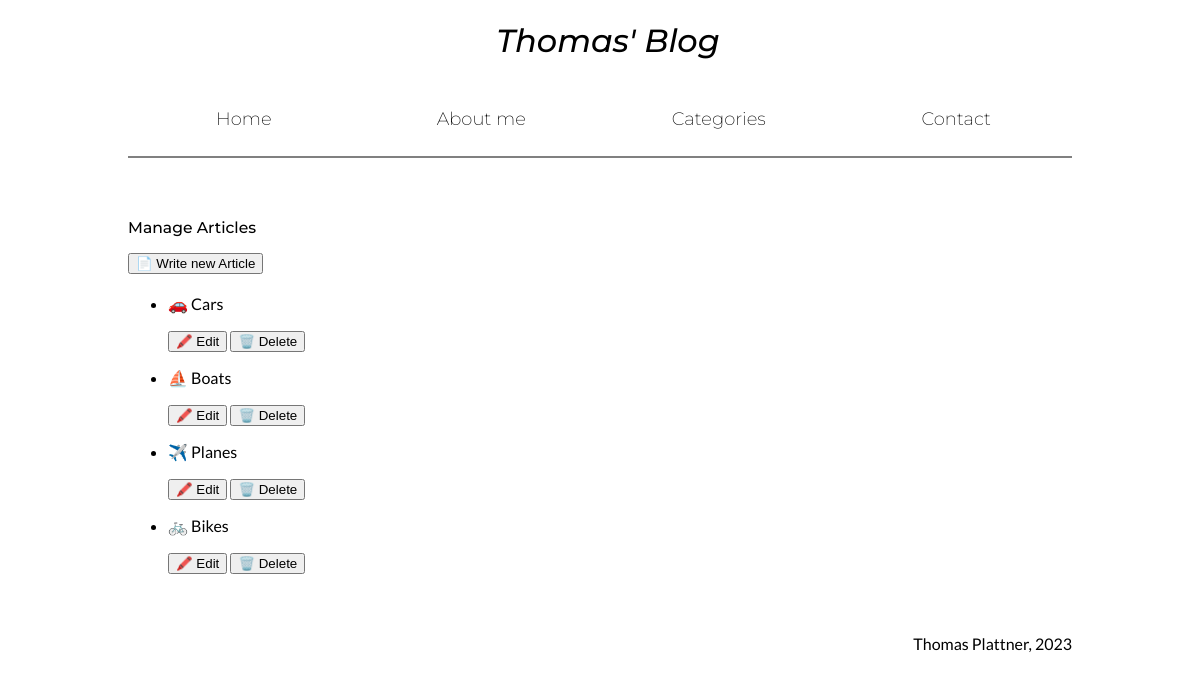
The page /manage on the database as committed earlier.
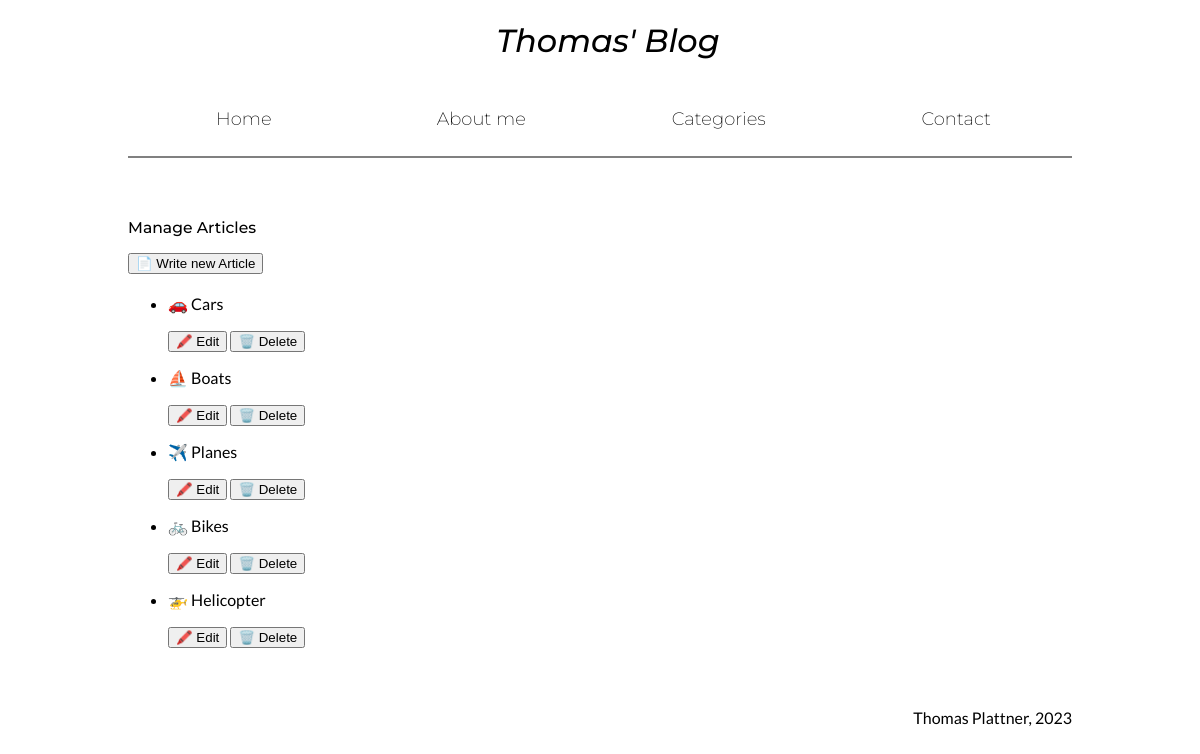
The same page on the database as committed later.
### app/articles/models.py (models this page shows)
class Article(db.Model, CRUDMixin):
    __tablename__ = 'article'
    id = db.Column(db.Integer, primary_key=True)
    title = db.Column(db.String(80), unique=True)
    icon = db.Column(db.String(30))
    text = db.Column(db.String(20000))
    date = db.Column(db.DateTime, nullable=False, default=datetime.utcnow)
    image_name = db.Column(db.String(30))  #needed? How does naming work?
    image_alt = db.Column(db.String(80))
    user_id = db.Column(db.Integer, db.ForeignKey('user.id', name='fk_user_id'))
    article_categories = db.relationship('ArticleCategory', backref='article', lazy=True)

### app/new_article/routes.py (the view)
@blueprint.get('/manage')
def get_manage():
     articles = Article.query.all()
     return render_template('new_article/manage_articles.html', articles=articles)

### app/templates/new_article/manage_articles.html
{% extends 'base.html' %}
{% block main %}
    <h2>Manage Articles</h2>
    <a href="{{ url_for('new_article.get_article') }}" alt="button leading to page for writing a new article"><button type="button">📄 Write new Article</button></a>
    <ul>
        {% for article in articles %}
        <li>
            <p class="manager_article_name">{{ article.icon }} {{ article.title }}</p>
            <a href="{{ url_for('new_article.get_article') }}" alt="button leading to page for editing an article"><button type="button">🖍️ Edit</button></a>
            <button type="button" onclick="return confirm('Are you sure?')">🗑️ Delete</button>
        </li>
        {% endfor %}
    </ul>
{% endblock %}

Rows that differ between the two databases and show on the page:
added Article: icon "🚁", title "Helicopter"
